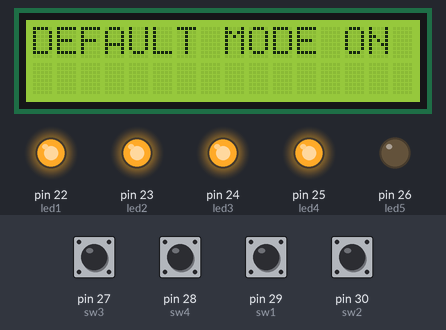
Bench run of a sketch on a simulated Arduino Mega 2560, built with avr-gcc and run on an emulated ATmega2560. Parts: 16×2 character LCD, output pins drawn as LEDs (lit = HIGH). The test bench sets the inputs (shaded band); at power-on: pin 27 (sw3), pin 28 (sw4), pin 29 (sw1), pin 30 (sw2) HIGH.

Above: at 1.2 s.
1.3 s: pin 27 (sw3) pulled LOW for 2.35 s
At 3.2 s:
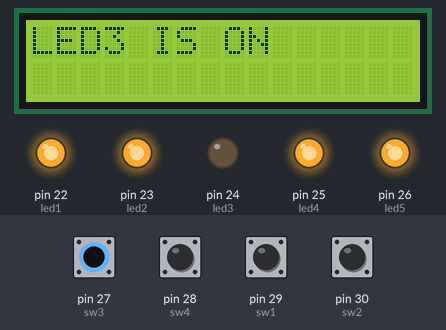
7.5 s: pin 28 (sw4) pulled LOW for 2.35 s
At 9.4 s:
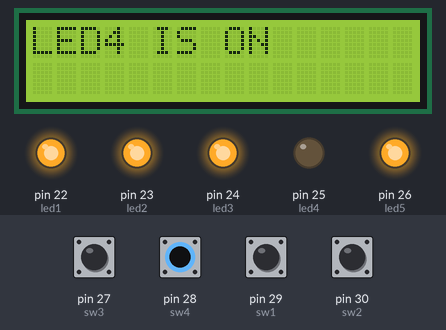
11.5 s: pin 29 (sw1) pulled LOW for 2.35 s
At 12.8 s:
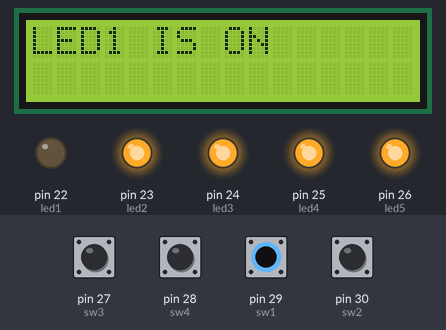
15.5 s: pin 30 (sw2) pulled LOW for 2.35 s
At 17.3 s:
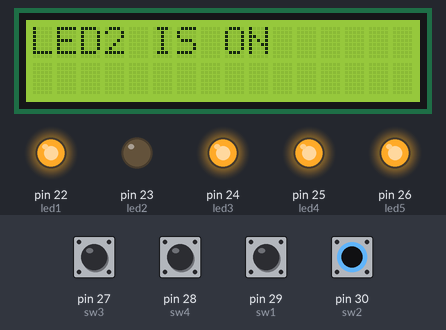
Timing chart, 0 to 19.6 s (numbered marks = the images above; inputs shaded):
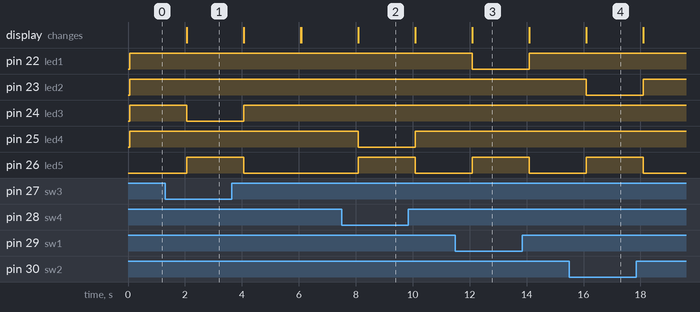

Measured:
- after the input at 1.3 s, pin 24 (led3): HIGH → LOW after 0.77 s, → HIGH 2.0 s later; pin 26 (led5): LOW → HIGH after 0.77 s, → LOW 2.0 s later; the display: first differs from a run without the input after 0.77 s (image 1)
- after the input at 7.5 s, pin 25 (led4): HIGH → LOW after 0.58 s, → HIGH 2.0 s later; pin 26 (led5): LOW → HIGH after 0.58 s, → LOW 2.0 s later; the display: first differs from a run without the input after 0.58 s (image 2)
- after the input at 11.5 s, pin 22 (led1): HIGH → LOW after 0.59 s, → HIGH 2.0 s later; pin 26 (led5): LOW → HIGH after 0.59 s, → LOW 2.0 s later; the display: first differs from a run without the input after 0.59 s (image 3)
- after the input at 15.5 s, pin 23 (led2): HIGH → LOW after 0.60 s, → HIGH 2.0 s later; pin 26 (led5): LOW → HIGH after 0.60 s, → LOW 2.0 s later; the display: first differs from a run without the input after 0.60 s (image 4)

The sketch:

Project1_IntegratedLEDSwitchLCD.ino
```cpp
#include <LiquidCrystal.h>
LiquidCrystal lcd (47,46,45,44,43,42,41,40,39,38,37);

int led1 = 22, led2 = 23, led3 = 24, led4 = 25, led5 = 26;
int sw1 = 29, sw2 = 30, sw3 = 27, sw4 = 28;
int sw1_value, sw2_value, sw3_value, sw4_value;

void setup(){
  lcd.begin(16,2);
  pinMode(led1,OUTPUT);
  pinMode(led2,OUTPUT);
  pinMode(led3,OUTPUT);
  pinMode(led4,OUTPUT);
  pinMode(led5,OUTPUT);
  pinMode(sw1,INPUT);
  pinMode(sw2,INPUT);
  pinMode(sw3,INPUT);
  pinMode(sw4,INPUT);
  digitalWrite(led1,HIGH);
  digitalWrite(led2,HIGH);
  digitalWrite(led3,HIGH);
  digitalWrite(led4,HIGH);
  digitalWrite(led5,LOW);
}

void loop(){
  sw1_value = digitalRead(sw1);
  sw2_value = digitalRead(sw2);
  sw3_value = digitalRead(sw3);
  sw4_value = digitalRead(sw4);

  if (sw1_value == LOW){
    //digitalWrite(led5,HIGH);
    digitalWrite(led1,LOW);
    lcd.setCursor(0,0);
    lcd.print("LED1 IS ON");
    delay(2000);
    lcd.clear();
    digitalWrite(led1,HIGH);
    //digitalWrite(led5,LOW);
  }
  else if (sw2_value == LOW){
    //digitalWrite(led5,HIGH);
    digitalWrite(led2,LOW);
    lcd.setCursor(0,0);
    lcd.print("LED2 IS ON");
    delay(2000);
    lcd.clear();
    digitalWrite(led2,HIGH);
    //digitalWrite(led5,LOW);
  }
  else if (sw3_value == LOW){
    //digitalWrite(led5,HIGH);
    digitalWrite(led3,LOW);
    lcd.setCursor(0,0);
    lcd.print("LED3 IS ON");
    delay(2000);
    lcd.clear();
    digitalWrite(led3,HIGH);
    //digitalWrite(led5,LOW);
  }
  else if (sw4_value == LOW){
    //digitalWrite(led5,HIGH);
    digitalWrite(led4,LOW);
    lcd.setCursor(0,0);
    lcd.print("LED4 IS ON");
    delay(2000);
    lcd.clear();
    digitalWrite(led4,HIGH);
    //digitalWrite(led5,LOW);
  }
  else {
    digitalWrite(led5,LOW);
    lcd.setCursor(0,0);
    lcd.print("DEFAULT MODE ON");
    delay(2000);
    lcd.clear();
    digitalWrite(led5,HIGH);
  }
}
```
